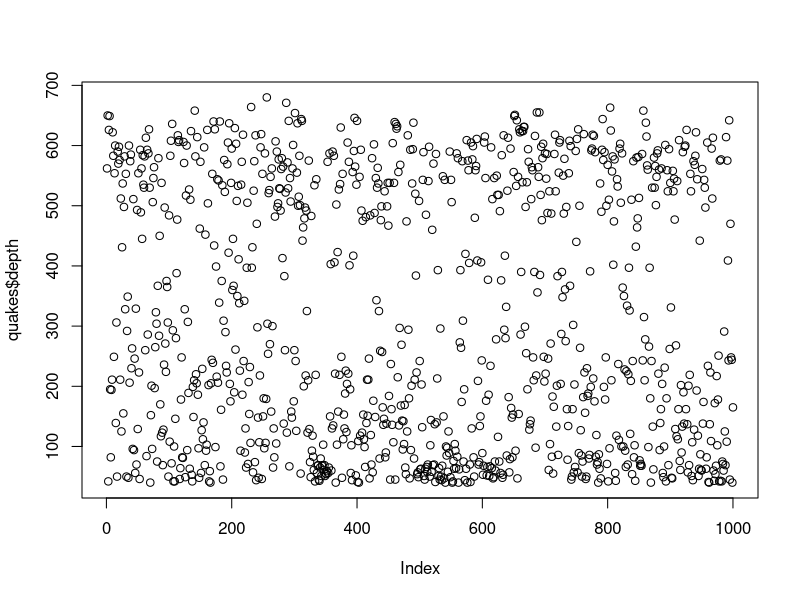
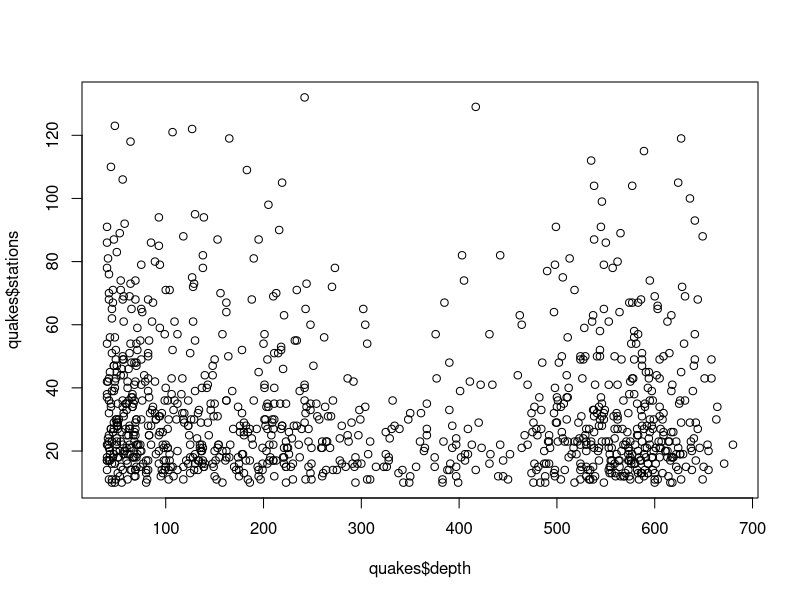
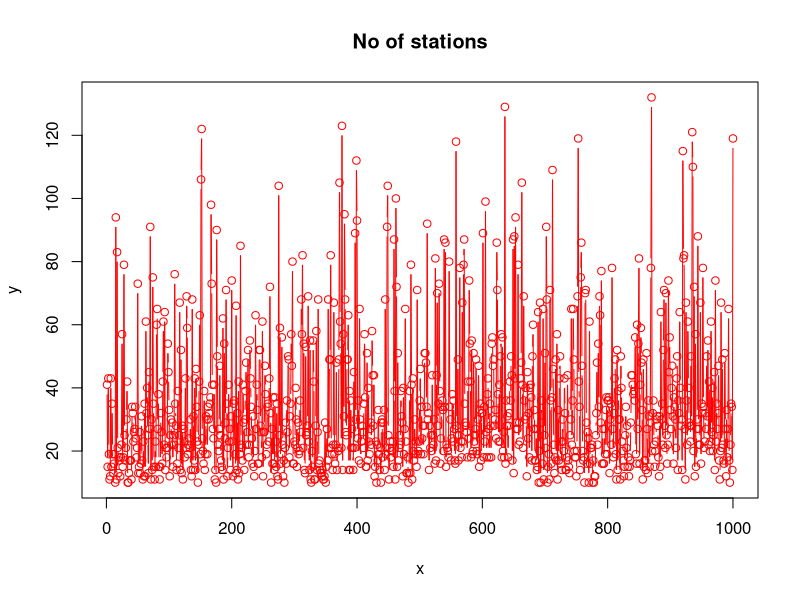
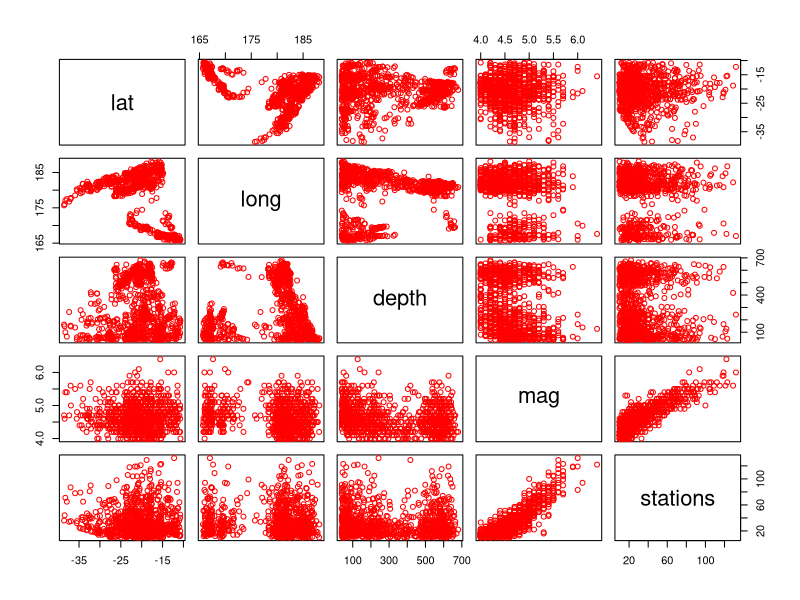
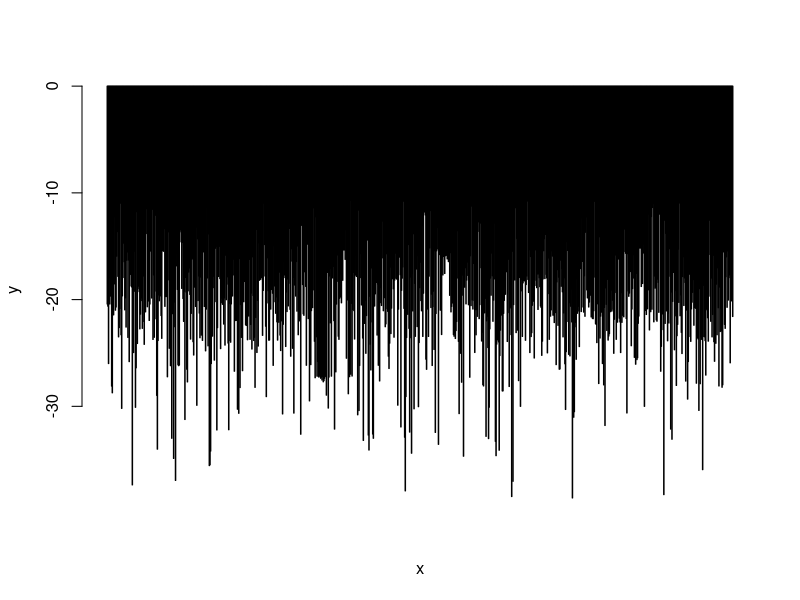
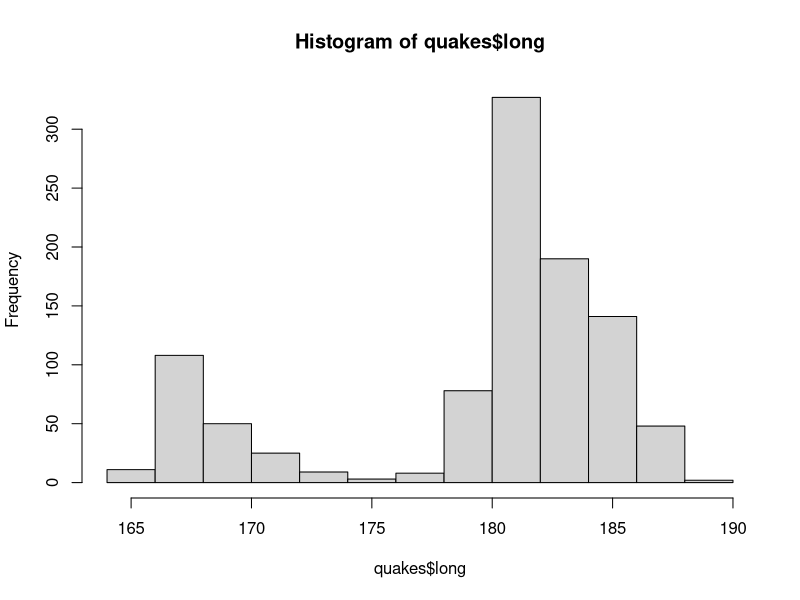
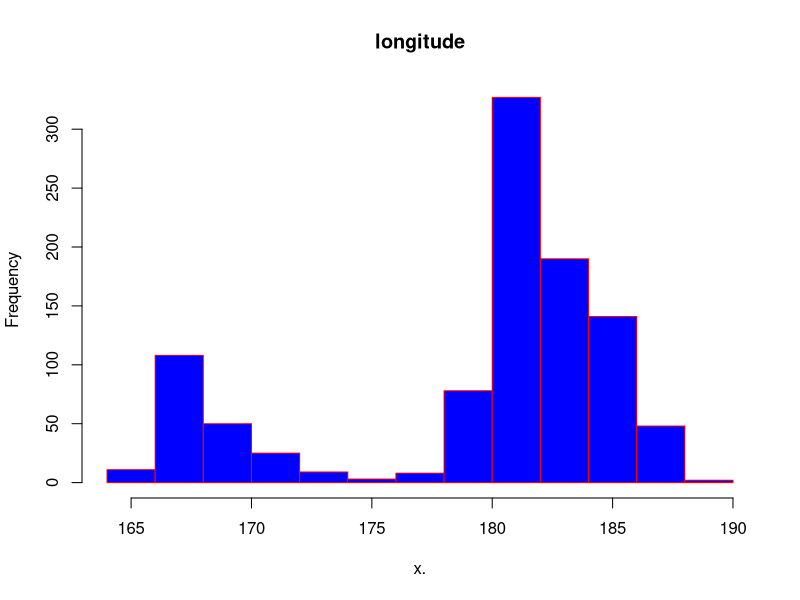
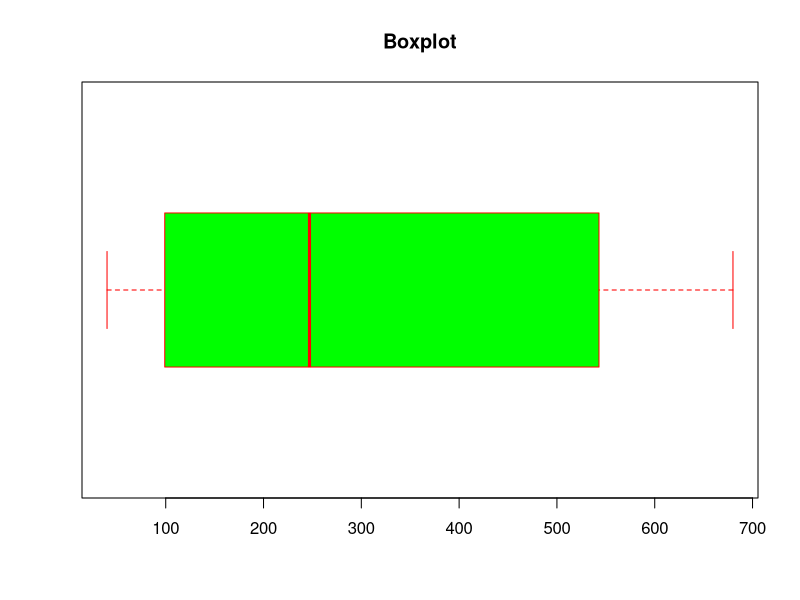

Recreate these plots in R, in order. (Note: this script raises an error after producing the figures.)
quakes <- datasets::quakes
head(quakes,10)
tail(quakes,10)
names(quakes)
quakes[,c(1,2)]
df<-quakes[,-6]
summary(quakes[,1])
quakes$depth
summary(quakes)
plot(quakes$depth)
plot(quakes$depth,quakes$stations, type="p")

plot(quakes$stations, 
     xlab = 'x', 
     ylab = 'y', 
     main = 'No of stations',
     col = 'red',
     type='b')
plot(quakes, col="red")

barplot(quakes$lat, 
        xlab = "x",
        ylab = "y",
        horiz = F,
        axes = T,
        col="green")

hist(quakes$long)
        
hist(quakes$long, 
     main = 'longitude',
     xlab = 'x.', 
     col='blue',
     border='red')
        
boxplot(quakes$depth,
        main="Boxplot",
        col="green",
        border='red',
        horizontal=T)
boxplot.stats(quakes$lat)$out

plot(density(quakes$depth))

par(mfrow=c(3,3),mar=c(2,5,2,1),  las=0, bty="o")
plot(quakes$lat)
plot(quakes$lat, airquality$Wind)
plot(quakes$lat, type= "l")
plot(quakes$lat, type= "l")
plot(quakes$lat, type= "l")
barplot(quakes$lat, main = 'latitudes data',
        xlab = 'ozone levels', col='green',horiz = TRUE)
hist(quakes$lat.R)
boxplot(quakes$lat.R)
boxplot(quakes[,0:4], main='Multiple Box plots')

quakes
max(quakes$long)
min(quakes$lat)
mean(quakes$depth)
mean(quakes$lat,na.rm=T)
median(quakes$long)
median(quakes$stations,na.rm=T)

skewness(quakes$long)
kurtosis(quakes$lat)